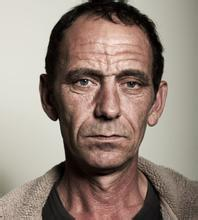
#> input picture plugs/py/perface/1.jpg, 198 x 220 px, found by its file name
$ python face.py
#> lines starting #> are read from the running program, lines starting #| are printed output that depends on the picture; after the words box and inside, x2 and y2 are one past the last pixel; in counts of white or black regions, pixels touching at a corner belong together
#!/usr/bin/env python
# coding:utf-8

import numpy as np
import cv2
import os


facep = "perface/data/haarcascades/haarcascade_frontalface_alt.xml"
eyep = "perface/data/haarcascades/haarcascade_eye_tree_eyeglasses.xml"
face_cascade = cv2.CascadeClassifier(facep)
eye_cascade = cv2.CascadeClassifier(eyep)

img = cv2.imread("perface/1.jpg")
#> img is the input picture: shape (220, 198, 3); mean B, G, R 122, 132.3, 148.1

gray = cv2.cvtColor(img, cv2.COLOR_BGR2GRAY)
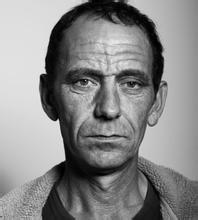
#> gray: shape (220, 198); min 0, max 241, mean 135.8
faces = face_cascade.detectMultiScale(gray)
#> faces = [[42, 30, 131, 131]]

if len(faces) > 0:
    for faceRect in faces:
        x, y, w, h = faceRect
        cv2.rectangle(img, (x, y), (x + w, y + h), (255, 0, 0), 2, 8, 0)

        roi_gray = gray[y:y + h, x:x + w]
        roi_color = img[y:y + h, x:x + w]

        eyes = eye_cascade.detectMultiScale(roi_gray, 1.1, 1, cv2.CASCADE_SCALE_IMAGE, (2, 2))
        for (ex, ey, ew, eh) in eyes:
            cv2.rectangle(roi_color, (ex, ey), (ex + ew, ey + eh), (0, 255, 0), 2)
#> this loop made 1 pass
#> (x, y, w, h, eyes) on pass 1: (42, 30, 131, 131, [[30, 41, 24, 24], [76, 43, 24, 24]])
#> pass 1, `roi_gray = gray[y:y + h, x:x + w]`:
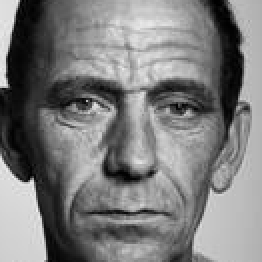
#> roi_gray: shape (131, 131) (shown 2 times larger); min 0, max 241, mean 124.3
#> pass 1, `roi_color = img[y:y + h, x:x + w]`:
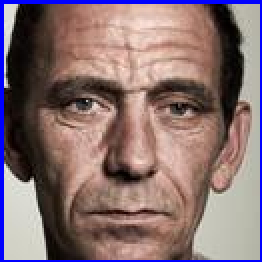
#> roi_color: shape (131, 131, 3) (shown 2 times larger); mean B, G, R 112.9, 111.9, 134.9
#> after the loop:
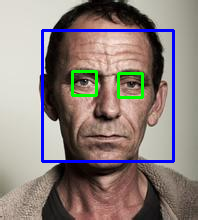
#> img: shape (220, 198, 3); 4.9% of pixels changed, all inside (x1, y1, x2, y2) = (41, 29, 175, 163)
#> after the loop:
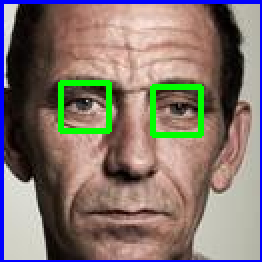
#> roi_color: shape (131, 131, 3) (shown 2 times larger); 3.31% of pixels changed, all inside (x1, y1, x2, y2) = (29, 40, 102, 69)

cv2.imshow("img", img)
cv2.waitKey(0)

$ run again, with plugs/py/perface/2.jpg copied over plugs/py/perface/1.jpg
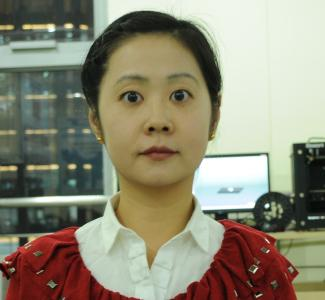
#> input picture plugs/py/perface/2.jpg, 325 x 300 px, found by its file name
#> img is the input picture: shape (300, 325, 3); mean B, G, R 117.4, 137.7, 141.7
#> `gray = cv2.cvtColor(img, cv2.COLOR_BGR2GRAY)`:
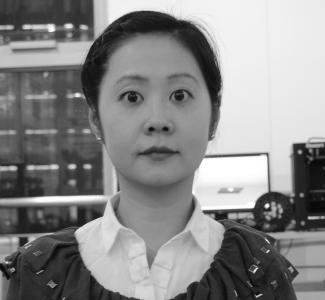
#> gray: shape (300, 325); min 4, max 255, mean 136.6
#> faces = [[87, 41, 138, 138]]
#> the loop `for faceRect in faces:` made 1 pass
#> (x, y, w, h, eyes) on pass 1: (87, 41, 138, 138, [[78, 42, 28, 28], [30, 42, 28, 28], [67, 77, 22, 22]])
#> after the loop `for faceRect in faces:`:
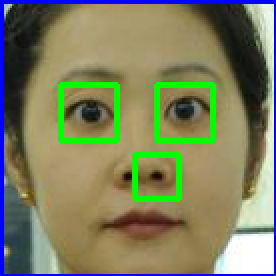
#> roi_color: shape (138, 138, 3) (shown 2 times larger); mean B, G, R 95.2, 128.6, 124.9

$ run again, with plugs/py/perface/4.jpg copied over plugs/py/perface/1.jpg
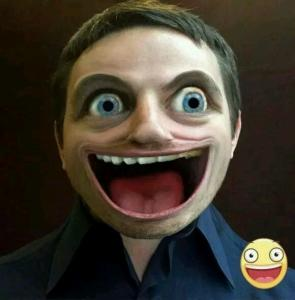
#> input picture plugs/py/perface/4.jpg, 295 x 300 px, found by its file name
#> img is the input picture: shape (300, 295, 3); mean B, G, R 48.3, 59.3, 66.2
#> `gray = cv2.cvtColor(img, cv2.COLOR_BGR2GRAY)`:
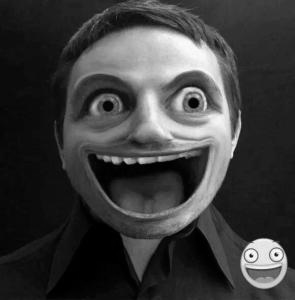
#> gray: shape (300, 295); min 0, max 253, mean 60.1
#> faces = [[50, 22, 201, 201]]
#> the loop `for faceRect in faces:` made 1 pass
#> (x, y, w, h, eyes) on pass 1: (50, 22, 201, 201, [[113, 53, 53, 53], [27, 54, 55, 55]])
#> after the loop `for faceRect in faces:`:
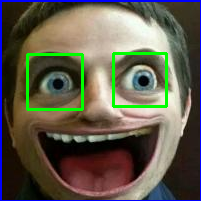
#> roi_color: shape (201, 201, 3); mean B, G, R 76.7, 92.2, 95.8
